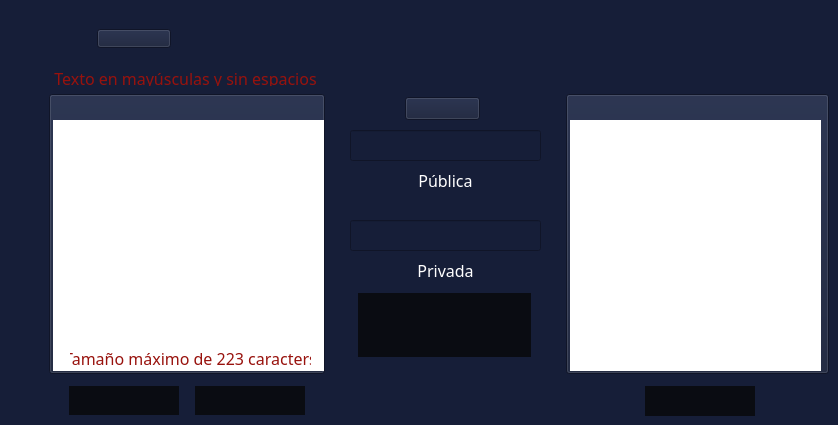
          <widget class="QWidget" name="clGamal">
           <property name="styleSheet">
            <string notr="true">*{
	background-color: rgb(22,30,56);
}
QToolButton{
	color: rgb(255,255,255);
	background:rgb(10,12,18);
	border:none;
}
QToolButton:hover{
	background:rgb(33,38,52);
	border:none;
}
QTextEdit{
	background:rgb(255,255,255);
	border:none;
}
QLineEdit{
	color:rgb(255, 255, 255)
}</string>
           </property>
           <widget class="QPushButton" name="pushButton_21">
            <property name="geometry">
             <rect>
              <x>97</x>
              <y>29</y>
              <width>74</width>
              <height>19</height>
             </rect>
            </property>
            <property name="text">
             <string/>
            </property>
            <property name="icon">
             <iconset>
              <normaloff>src/titulos/ElGamal.png</normaloff>src/titulos/ElGamal.png</iconset>
            </property>
            <property name="iconSize">
             <size>
              <width>74</width>
              <height>19</height>
             </size>
            </property>
           </widget>
           <widget class="QPushButton" name="pushButton_66">
            <property name="geometry">
             <rect>
              <x>49</x>
              <y>94</y>
              <width>276</width>
              <height>280</height>
             </rect>
            </property>
            <property name="text">
             <string/>
            </property>
            <property name="icon">
             <iconset>
              <normaloff>src/textoDeseado.png</normaloff>src/textoDeseado.png</iconset>
            </property>
            <property name="iconSize">
             <size>
              <width>276</width>
              <height>280</height>
             </size>
            </property>
           </widget>
           <widget class="QTextEdit" name="gamTextoOriginal">
            <property name="geometry">
             <rect>
              <x>53</x>
              <y>120</y>
              <width>271</width>
              <height>251</height>
             </rect>
            </property>
           </widget>
           <widget class="QToolButton" name="gamCifrar">
            <property name="geometry">
             <rect>
              <x>69</x>
              <y>386</y>
              <width>110</width>
              <height>29</height>
             </rect>
            </property>
            <property name="cursor">
             <cursorShape>PointingHandCursor</cursorShape>
            </property>
            <property name="text">
             <string/>
            </property>
            <property name="icon">
             <iconset>
              <normaloff>src/BotonesGral/Cifrar.png</normaloff>src/BotonesGral/Cifrar.png</iconset>
            </property>
            <property name="iconSize">
             <size>
              <width>110</width>
              <height>29</height>
             </size>
            </property>
           </widget>
           <widget class="QToolButton" name="gamDescifrar">
            <property name="geometry">
             <rect>
              <x>195</x>
              <y>386</y>
              <width>110</width>
              <height>29</height>
             </rect>
            </property>
            <property name="cursor">
             <cursorShape>PointingHandCursor</cursorShape>
            </property>
            <property name="text">
             <string/>
            </property>
            <property name="icon">
             <iconset>
              <normaloff>src/BotonesGral/Descifrar.png</normaloff>src/BotonesGral/Descifrar.png</iconset>
            </property>
            <property name="iconSize">
             <size>
              <width>110</width>
              <height>29</height>
             </size>
            </property>
           </widget>
           <widget class="QPushButton" name="pushButton_67">
            <property name="geometry">
             <rect>
              <x>405</x>
              <y>97</y>
              <width>75</width>
              <height>23</height>
             </rect>
            </property>
            <property name="text">
             <string/>
            </property>
            <property name="icon">
             <iconset>
              <normaloff>src/BotonesGral/Clave.png</normaloff>src/BotonesGral/Clave.png</iconset>
            </property>
            <property name="iconSize">
             <size>
              <width>44</width>
              <height>18</height>
             </size>
            </property>
           </widget>
           <widget class="QPushButton" name="pushButton_68">
            <property name="geometry">
             <rect>
              <x>566</x>
              <y>94</y>
              <width>263</width>
              <height>280</height>
             </rect>
            </property>
            <property name="text">
             <string/>
            </property>
            <property name="icon">
             <iconset>
              <normaloff>src/textoObtenido.png</normaloff>src/textoObtenido.png</iconset>
            </property>
            <property name="iconSize">
             <size>
              <width>263</width>
              <height>280</height>
             </size>
            </property>
           </widget>
           <widget class="QToolButton" name="gamGenerar">
            <property name="geometry">
             <rect>
              <x>358</x>
              <y>293</y>
              <width>173</width>
              <height>64</height>
             </rect>
            </property>
            <property name="cursor">
             <cursorShape>PointingHandCursor</cursorShape>
            </property>
            <property name="text">
             <string/>
            </property>
            <property name="icon">
             <iconset>
              <normaloff>src/BotonesGral/Generar  Clave.png</normaloff>src/BotonesGral/Generar  Clave.png</iconset>
            </property>
            <property name="iconSize">
             <size>
              <width>173</width>
              <height>64</height>
             </size>
            </property>
           </widget>
           <widget class="QToolButton" name="gamCopiar">
            <property name="geometry">
             <rect>
              <x>645</x>
              <y>386</y>
              <width>110</width>
              <height>30</height>
             </rect>
            </property>
            <property name="cursor">
             <cursorShape>PointingHandCursor</cursorShape>
            </property>
            <property name="text">
             <string/>
            </property>
            <property name="icon">
             <iconset>
              <normaloff>src/BotonesGral/Copiar.png</normaloff>src/BotonesGral/Copiar.png</iconset>
            </property>
            <property name="iconSize">
             <size>
              <width>110</width>
              <height>30</height>
             </size>
            </property>
           </widget>
           <widget class="QTextEdit" name="gamTextoResult">
            <property name="geometry">
             <rect>
              <x>570</x>
              <y>120</y>
              <width>251</width>
              <height>251</height>
             </rect>
            </property>
           </widget>
           <widget class="QLabel" name="label_29">
            <property name="geometry">
             <rect>
              <x>360</x>
              <y>260</y>
              <width>171</width>
              <height>20</height>
             </rect>
            </property>
            <property name="font">
             <font>
              <family>Bahnschrift</family>
              <pointsize>12</pointsize>
             </font>
            </property>
            <property name="styleSheet">
             <string notr="true">color:white</string>
            </property>
            <property name="text">
             <string>Privada</string>
            </property>
            <property name="alignment">
             <set>Qt::AlignCenter</set>
            </property>
           </widget>
           <widget class="QLabel" name="label_30">
            <property name="geometry">
             <rect>
              <x>360</x>
              <y>170</y>
              <width>171</width>
              <height>20</height>
             </rect>
            </property>
            <property name="font">
             <font>
              <family>Bahnschrift</family>
              <pointsize>12</pointsize>
             </font>
            </property>
            <property name="styleSheet">
             <string notr="true">color:white</string>
            </property>
            <property name="text">
             <string>Pública</string>
            </property>
            <property name="alignment">
             <set>Qt::AlignCenter</set>
            </property>
           </widget>
           <widget class="QLineEdit" name="claveGamalPublica">
            <property name="geometry">
             <rect>
              <x>350</x>
              <y>130</y>
              <width>191</width>
              <height>31</height>
             </rect>
            </property>
            <property name="font">
             <font>
              <family>Bahnschrift</family>
              <pointsize>12</pointsize>
             </font>
            </property>
            <property name="styleSheet">
             <string notr="true"/>
            </property>
            <property name="text">
             <string/>
            </property>
            <property name="alignment">
             <set>Qt::AlignCenter</set>
            </property>
           </widget>
           <widget class="QLineEdit" name="claveGamalPrivada">
            <property name="geometry">
             <rect>
              <x>350</x>
              <y>220</y>
              <width>191</width>
              <height>31</height>
             </rect>
            </property>
            <property name="font">
             <font>
              <family>Bahnschrift</family>
              <pointsize>12</pointsize>
             </font>
            </property>
            <property name="styleSheet">
             <string notr="true"/>
            </property>
            <property name="text">
             <string/>
            </property>
            <property name="alignment">
             <set>Qt::AlignCenter</set>
            </property>
           </widget>
           <widget class="QLabel" name="label_31">
            <property name="geometry">
             <rect>
              <x>40</x>
              <y>70</y>
              <width>291</width>
              <height>16</height>
             </rect>
            </property>
            <property name="font">
             <font>
              <family>Bahnschrift</family>
              <pointsize>12</pointsize>
             </font>
            </property>
            <property name="styleSheet">
             <string notr="true">color:rgb(152, 18, 13);
background:transparent</string>
            </property>
            <property name="text">
             <string>Texto en mayúsculas y sin espacios</string>
            </property>
            <property name="alignment">
             <set>Qt::AlignCenter</set>
            </property>
           </widget>
           <widget class="QLabel" name="label_32">
            <property name="geometry">
             <rect>
              <x>70</x>
              <y>350</y>
              <width>241</width>
              <height>16</height>
             </rect>
            </property>
            <property name="font">
             <font>
              <family>Bahnschrift</family>
              <pointsize>12</pointsize>
             </font>
            </property>
            <property name="styleSheet">
             <string notr="true">color:rgb(152, 18, 13);
background:transparent</string>
            </property>
            <property name="text">
             <string>Tamaño máximo de 223 caracters</string>
            </property>
            <property name="alignment">
             <set>Qt::AlignCenter</set>
            </property>
           </widget>
          </widget>
